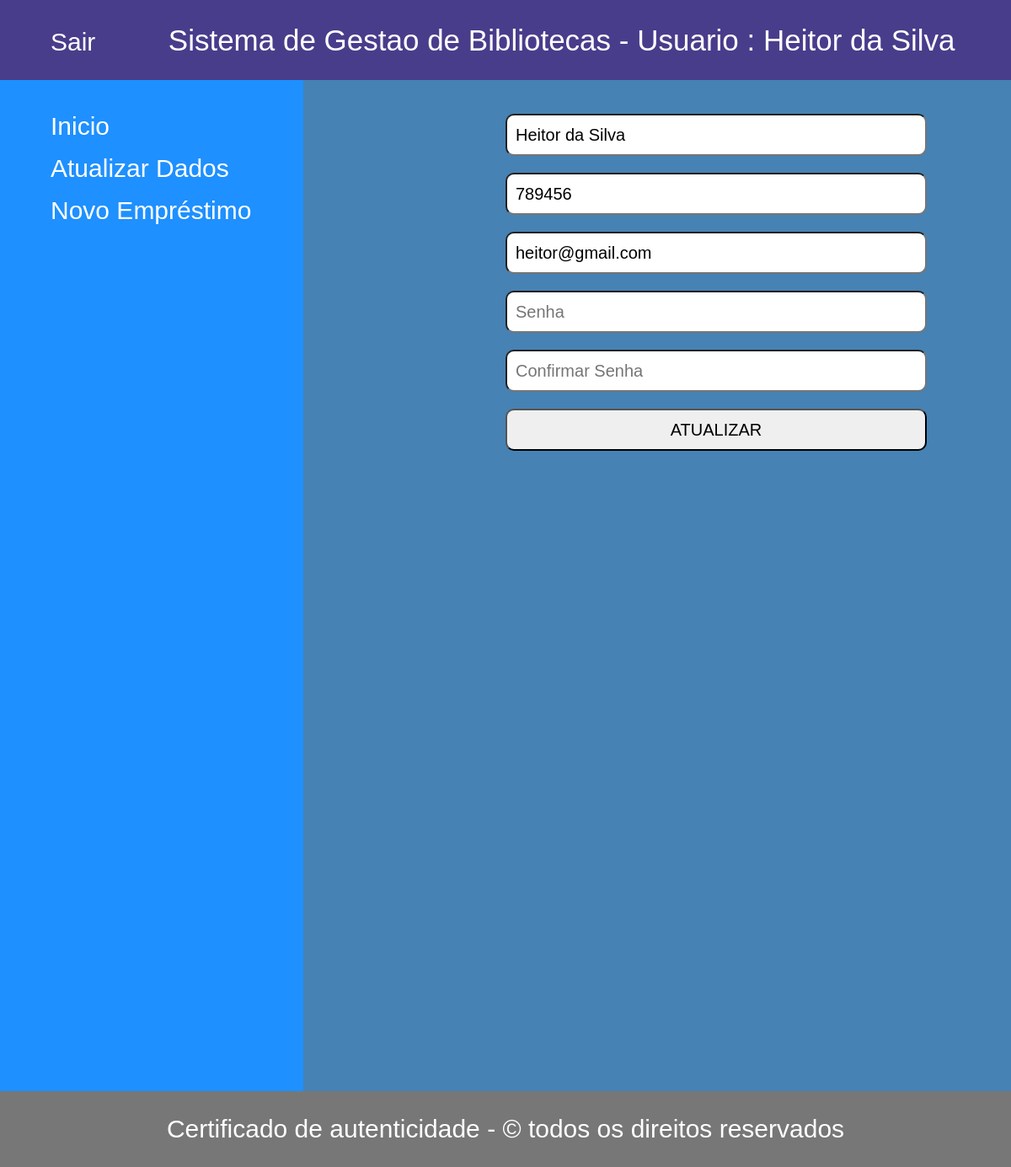
/usuario/usuarioAtualizarDados.php (signed in), run on the app's committed database.
### tables this page shows
CREATE TABLE `usuarios` (
  `id_usuario` int(11) NOT NULL,
  `nome` varchar(30) DEFAULT NULL,
  `telefone` varchar(30) DEFAULT NULL,
  `email` varchar(40) DEFAULT NULL,
  `senha` varchar(32) DEFAULT NULL
);

### usuario/Usuario.php (called while the page is built, shortened)
<?php
class Usuario
{
    private $mysql;
    public function __construct(mysqli $mysql)
    {
        $this->mysql = $mysql;
    }
    public function exibirPorId(string $id): array
    {
        $retornaUsuario = $this->mysql->prepare("SELECT * FROM usuarios WHERE id_usuario = ?");
        $retornaUsuario->bind_param('s', $id);
        $retornaUsuario->execute();
        $usuario = $retornaUsuario->get_result()->fetch_assoc();
        return $usuario;
    }
}
?>

### usuario/usuarioAtualizarDados.php (the view, shortened to what this page needs)
<?php
require_once 'Usuario.php';
require '../conexaoBanco.php';
$u = new Usuario($mysql);
$usu = $u->exibirPorId($_SESSION['id_usuario']);
        ?>
<!DOCTYPE html>
<html lang="pt-br">
    <head>
        <link rel="stylesheet" type="text/css" href="../reset.css">
        <link rel="stylesheet" type="text/css" href="../style.css">
    </head>
    <body>
        <header>
            <div class="title"><h2>Sistema de Gestao de Bibliotecas - Usuario : <?php echo $usu['nome'] ?></h2></div>
            <div class="sair"><a href="sairUsuario.php">Sair</a></div>
        </header>
        <section>
            <nav>
                <ul>
                    <li><a href="usuarioIndexEmprestimos.php">Inicio</a></li>
                    <li><a href="usuarioAtualizarDados.php">Atualizar Dados</a></li>
                    <li><a href="usuarioNovoEmprestimo.php">Novo Empréstimo</a></li>
                </ul>
            </nav>
            <main>
                <form method="post">
                    <input type="text" name="nome" placeholder="Nome Completo" maxlength="30" value="<?php echo $usu['nome']; ?>">
                    <input type="text" name="telefone" placeholder="Telefone" maxlength="30" value="<?php echo $usu['telefone']; ?>">
                    <input type="email" name="email" placeholder="Usuário" maxlength="40" value="<?php echo $usu['email']; ?>">
                    <input type="password" name="senha" placeholder="Senha" maxlength="15">
                    <input type="password" name="confSenha" placeholder="Confirmar Senha" maxlength="15">
                    <input type="submit" value="ATUALIZAR">
                </form>
            </main>
        </section>
        <footer>
            <p class=".p_rodape"> Certificado de autenticidade - © todos os direitos reservados </p>
        </footer>
    </body>
</html>

### style.css (style rules this page uses)
* { box-sizing: border-box; }
body { font-family: Arial, Helvetica, sans-serif; }
section { display: -webkit-flex; display: flex; }
header { background-color: darkslateblue; padding: 30px 0px 30px 0px; text-align: center; font-size: 35px; color: white; }
.title { display: inline-block; width: 80%; }
.sair { float: left; display: inline-block; text-align: left; padding-left: 40px; }
nav { float: left; width: 30%; min-height: 1200px; background: DodgerBlue; padding: 20px; margin: 0px auto 0px auto; }
nav ul { list-style-type: none; padding: 0; }
main { float: left; padding: 20px; width: 70%; background-color: steelblue; min-height: 1200px; height: 100%; margin: 0px auto 0px auto; }
section::after { content: ""; display: table; clear: both; }
footer { background-color: #777; padding: 10px; text-align: center; color: white; }
input, select { display: block; margin: 20px; height: 50px; width: 500px; font-size: 20px; border-radius: 10px; padding: 10px; }
form { float: left; margin-left: 200px; }
a, li { margin: 20px; font-size: 30px; box-decoration-break: slice; border: 1px black; text-decoration: none; color: white; }
p { font-size: 30px; margin: 20px; }

### data on the page
usuarios: nome "Heitor da Silva", telefone "789456", email "heitor@gmail.com"
